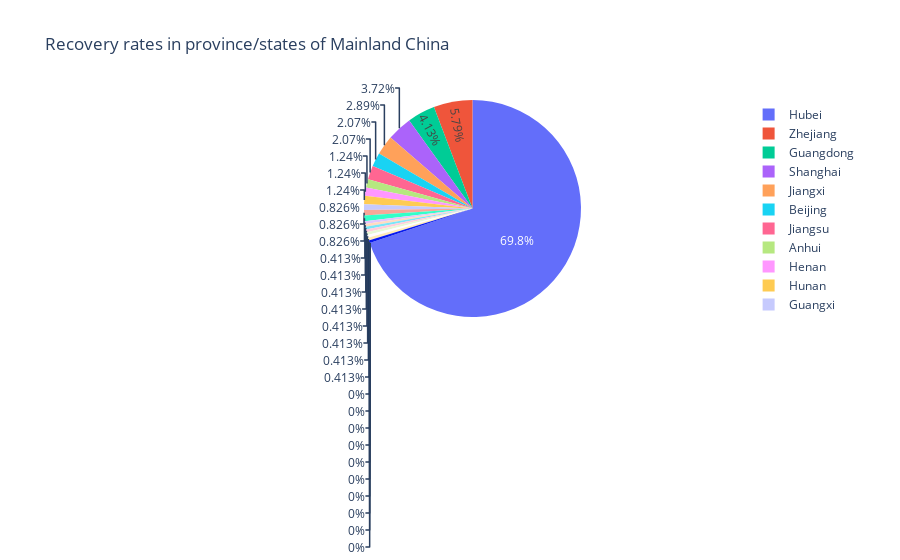

Notebook cell for this chart:
### Markdown cell above
**Also checking the recovery rate:**

### Code cell
percentage = pd.DataFrame(China.groupby('Province/State').sum()['Recovered']).reset_index()
fig = go.Figure(data= [go.Pie(labels= percentage['Province/State'], values= percentage.Recovered)])
fig.update_layout(title="Recovery rates in province/states of Mainland China")
fig.show()

### Figure 1 — Plotly figure (JSON) as saved in the notebook; plotly's stock layout.template omitted (floating-point values rounded to 4 significant figures)
{"data": [{"labels": ["Anhui", "Beijing", "Chongqing", "Fujian", "Gansu", "Guangdong", "Guangxi", "Guizhou", "Hainan", "Hebei", "Heilongjiang", "Henan", "Hubei", "Hunan", "Inner Mongolia", "Jiangsu", "Jiangxi", "Jilin", "Liaoning", "Ningxia", "Qinghai", "Shaanxi", "Shandong", "Shanghai", "Shanxi", "Sichuan", "Tianjin", "Tibet", "Xinjiang", "Yunnan", "Zhejiang"], "type": "pie", "values": [3, 5, 1, 0, 0, 10, 2, 2, 1, 0, 0, 3, 169, 3, 0, 5, 7, 1, 1, 1, 0, 0, 2, 9, 1, 1, 0, 0, 0, 1, 14]}], "layout": {"title": {"text": "Recovery rates in province/states of Mainland China"}}}
